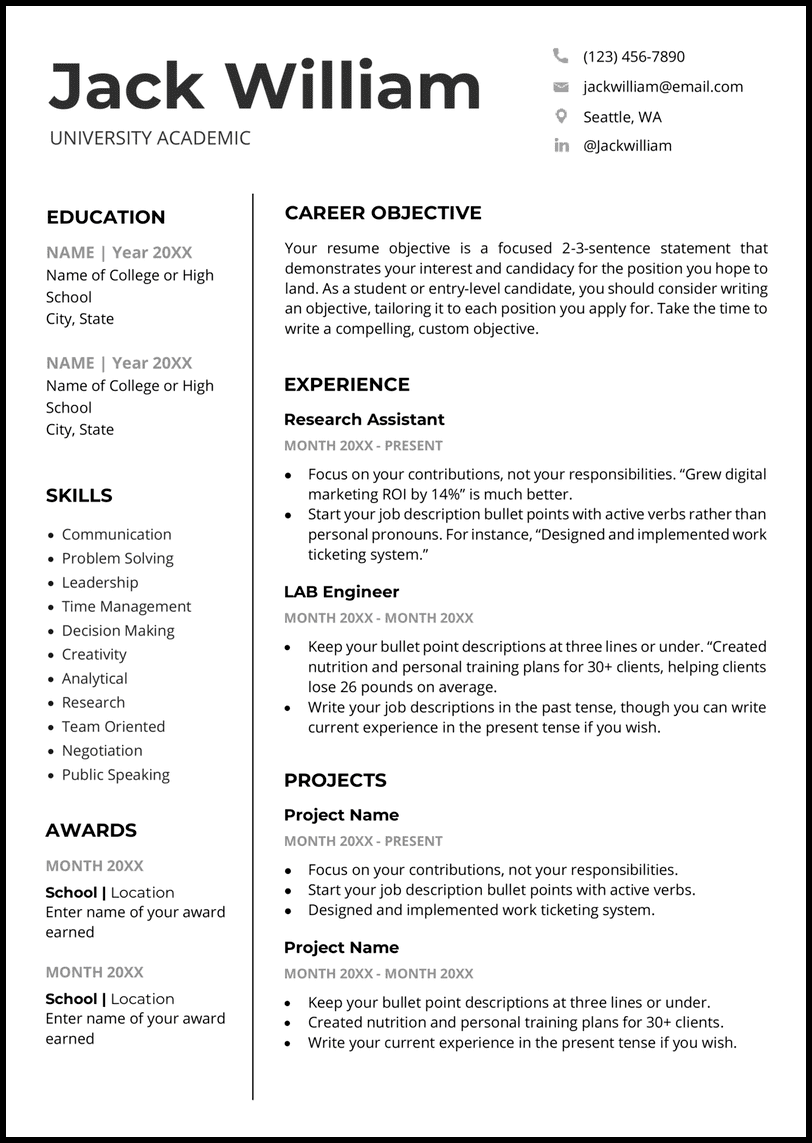
#> input picture app/resource/eng_resume1.jpg, 812 x 1143 px
$ python -i resume_service.py   (imports and definitions only)
#> lines starting #> are read from the running program, lines starting #| are printed output that depends on the picture; after the words box and inside, x2 and y2 are one past the last pixel; in counts of white or black regions, pixels touching at a corner belong together
# Import required packages
import cv2
import pytesseract

# Mention the installed location of Tesseract-OCR in your system
pytesseract.pytesseract.tesseract_cmd = r'..\resource\Tesseract-OCR\tesseract.exe'

def recognize_resume_image(image_path: str) -> str:

    # Read image from which text needs to be extracted
#> called with image_path = '../resource/eng_resume1.jpg'
    img = cv2.imread(image_path)
#> img is the input picture: shape (1143, 812, 3); mean B, G, R 234.9, 234.9, 234.9

    # Convert the image to gray scale
    gray = cv2.cvtColor(img, cv2.COLOR_BGR2GRAY)

    # Performing OTSU threshold
    ret, thresh1 = cv2.threshold(gray, 0, 255, cv2.THRESH_OTSU | cv2.THRESH_BINARY_INV)
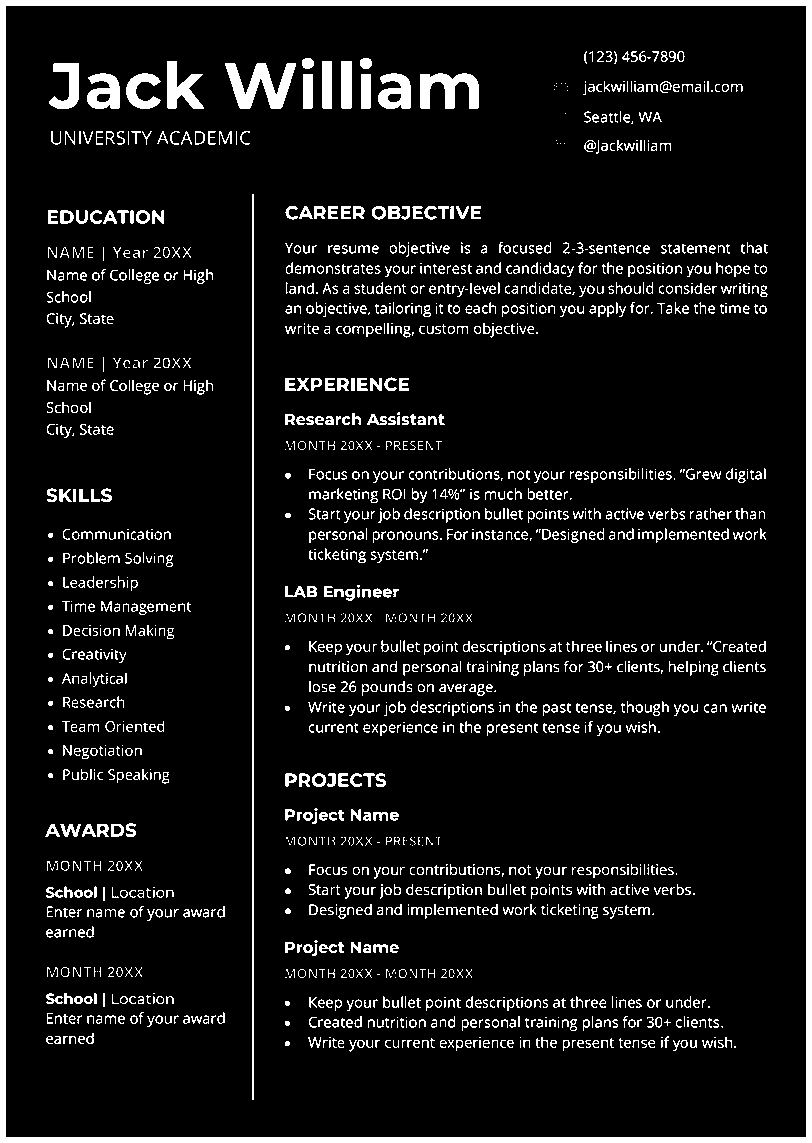
#> thresh1: shape (1143, 812); 8.8% white; 1848 white regions (615 under 20 px), largest, box (x1, y1, x2, y2) and area: (0, 0, 812, 1143) 23316, (252, 194, 254, 1100) 1812, (225, 63, 296, 109) 1638
#> ret = 145

    # Specify structure shape and kernel size.
    # Kernel size increases or decreases the area
    # of the rectangle to be detected.
    # A smaller value like (10, 10) will detect
    # each word instead of a sentence.
    rect_kernel = cv2.getStructuringElement(cv2.MORPH_RECT, (18, 18))

    # Applying dilation on the threshold image
    dilation = cv2.dilate(thresh1, rect_kernel, iterations = 1)
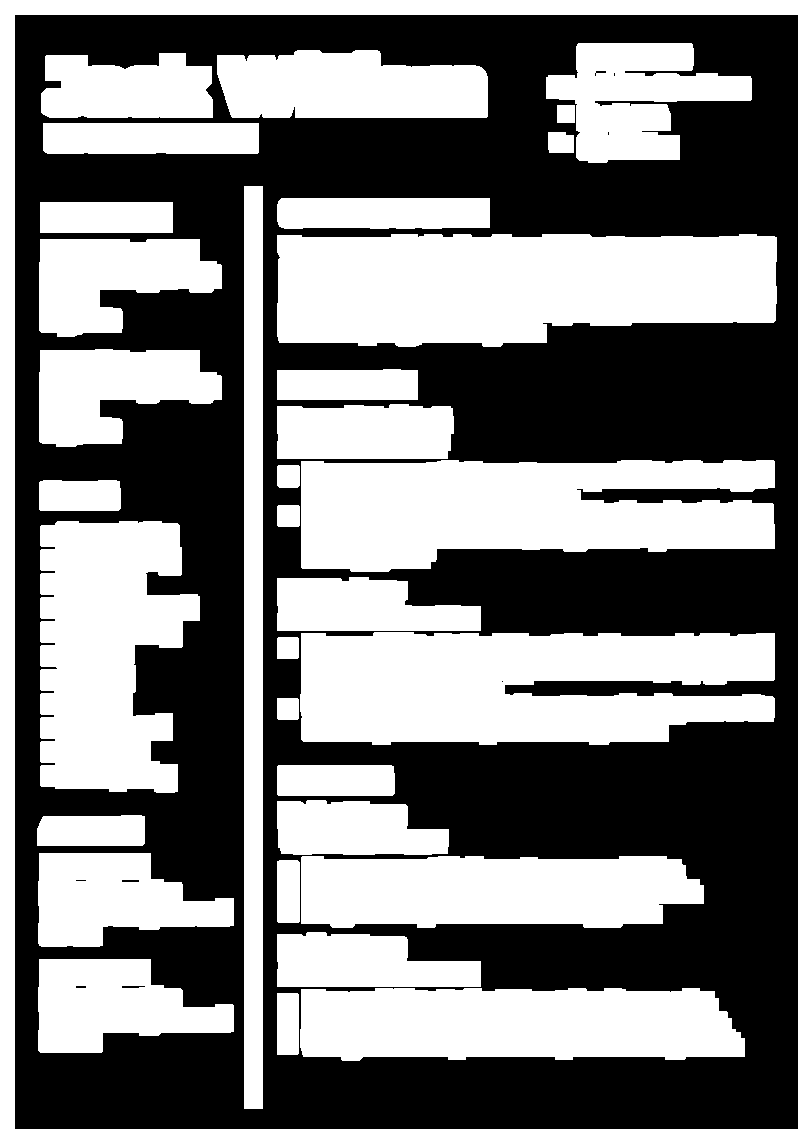
#> dilation: shape (1143, 812); 49.4% white; 34 white regions

    # Finding contours
    contours, hierarchy = cv2.findContours(dilation, cv2.RETR_EXTERNAL, cv2.CHAIN_APPROX_NONE)
#> contours = 1 contour; box (x1, y1, x2, y2) and area: (0, 0, 812, 1143) 926162

    # Creating a copy of image
    im2 = img.copy()

    recognized_text = ""
    # Looping through the identified contours
    # Then rectangular part is cropped and passed on
    # to pytesseract for extracting text from it
    # Extracted text is then written into the text file
    for cnt in contours:
        x, y, w, h = cv2.boundingRect(cnt)

        # Drawing a rectangle on copied image
        rect = cv2.rectangle(im2, (x, y), (x + w, y + h), (0, 255, 0), 2)

        # Cropping the text block for giving input to OCR
        cropped = im2[y:y + h, x:x + w]

        # Apply OCR on the cropped image
        text = pytesseract.image_to_string(cropped, lang="eng")

        recognized_text += text
        recognized_text += "\n"
#> this loop made 1 pass
#> after the loop, recognized_text = ''

    return recognized_text

#> (the run stopped early here; a loop or call above may not have finished)

$ run again, on app/resource/eng_resume4.jpg
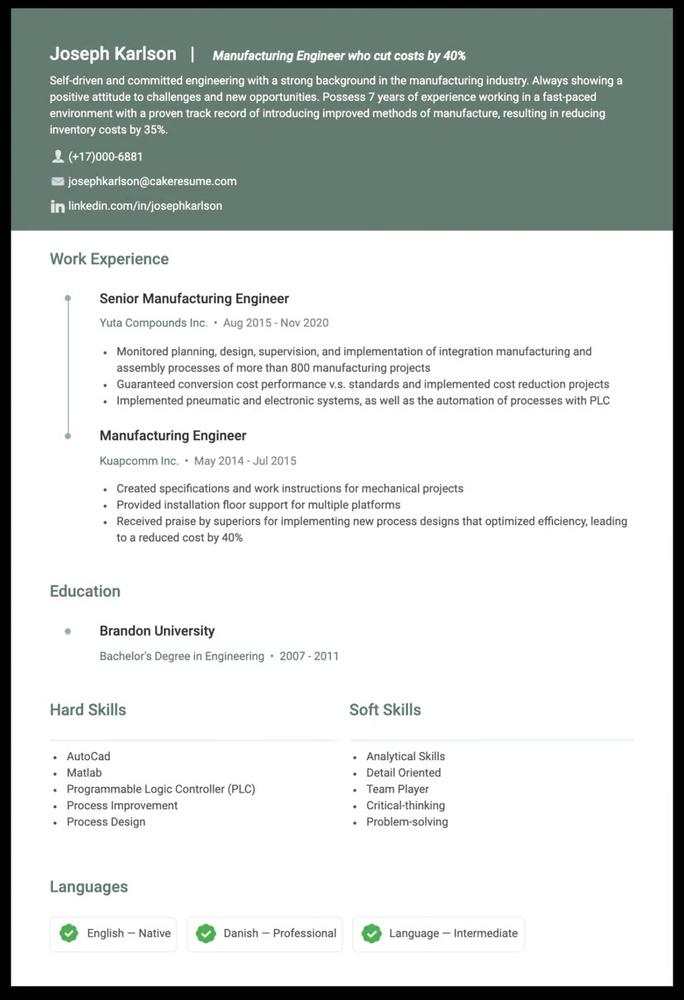
#> input picture app/resource/eng_resume4.jpg, 684 x 1000 px, shrunk from 828 x 1210 before the run
#> in recognize_resume_image, img is the input picture: shape (1000, 684, 3); mean B, G, R 207.7, 209.9, 205
#> in recognize_resume_image, `ret, thresh1 = cv2.threshold(gray, 0, 255, cv2.THRESH_OTSU | cv2.THRES..`:
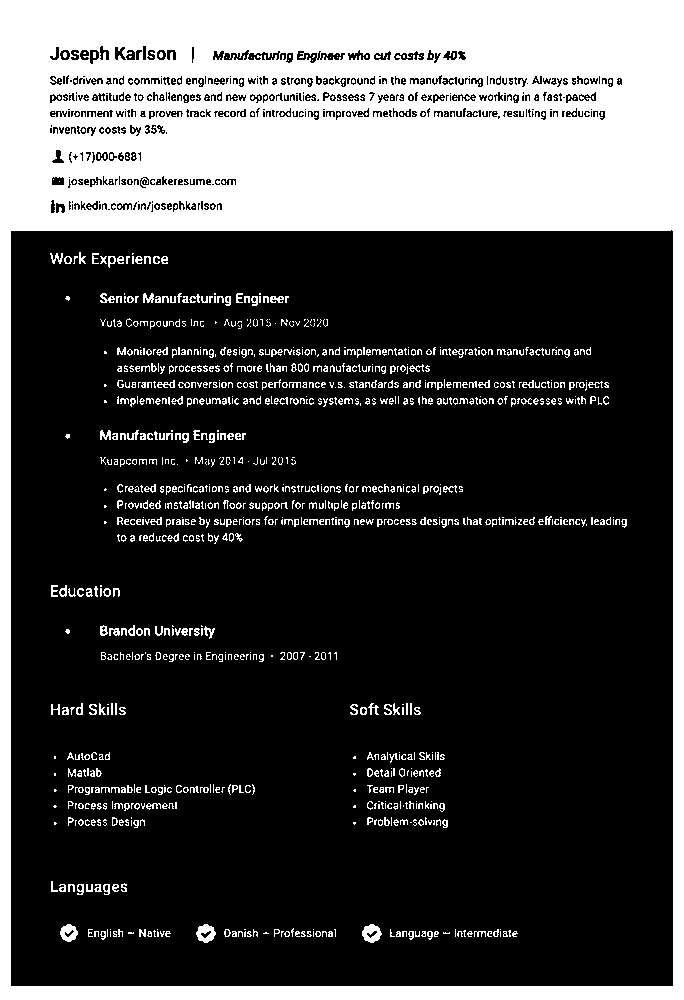
#> thresh1: shape (1000, 684); 28.2% white; 1175 white regions (765 under 20 px), largest, box (x1, y1, x2, y2) and area: (0, 0, 684, 1000) 173351, (362, 924, 382, 943) 242, (196, 924, 216, 943) 237
#> ret = 174
#> in recognize_resume_image, `dilation = cv2.dilate(thresh1, rect_kernel, iterations = 1)`:
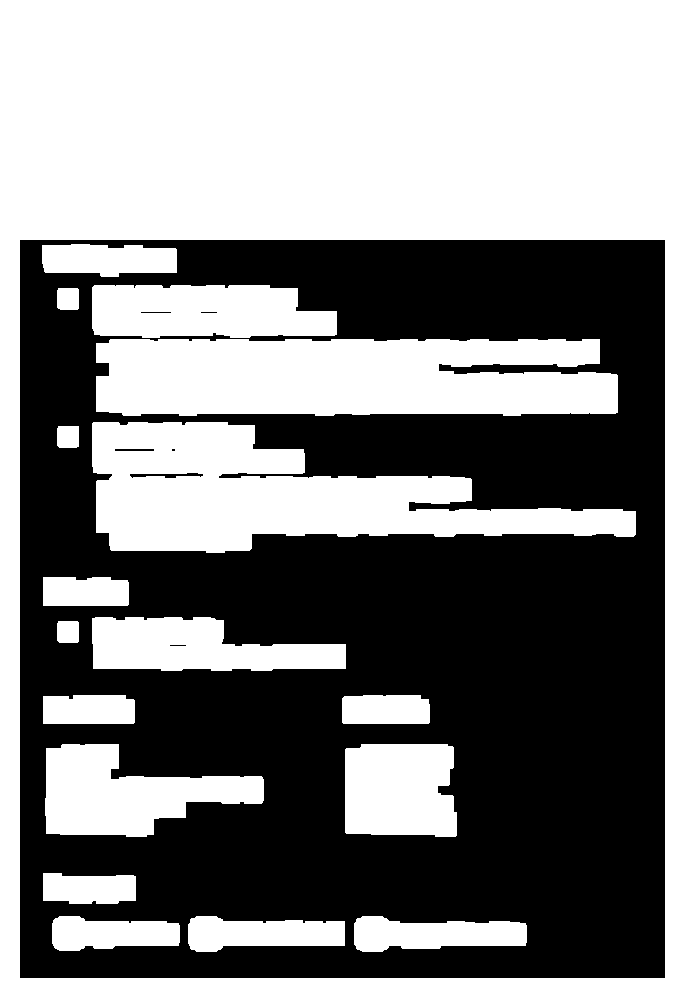
#> dilation: shape (1000, 684); 51.6% white; 7 black regions (3 under 20 px)
#> contours = 1 contour; box (x1, y1, x2, y2) and area: (0, 0, 684, 1000) 682317
#> the loop in recognize_resume_image, `for cnt in contours:` made 1 pass
#> after the loop in recognize_resume_image, `for cnt in contours:`: recognized_text = ''
